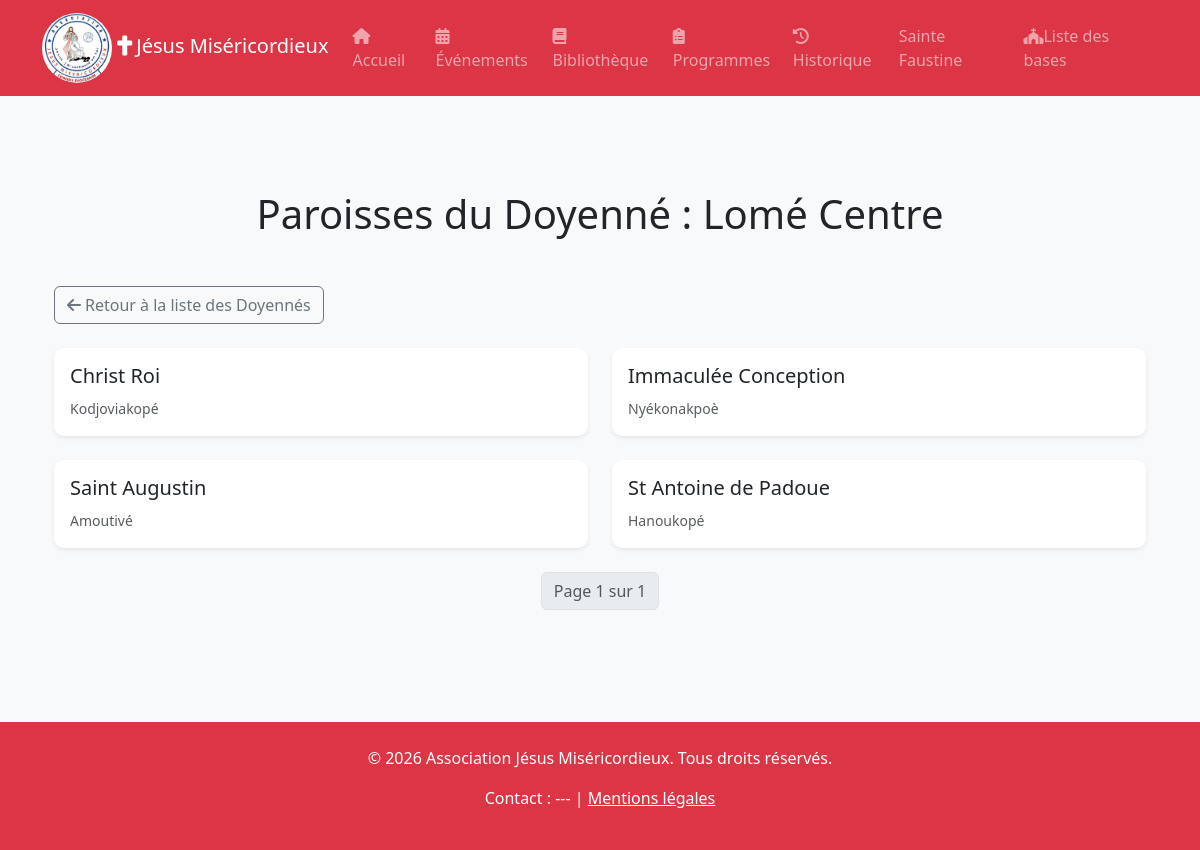
Screenshot of /parishes/doyenne/2/ with the database file from the repository.
### parishes/models.py (models this page shows, shortened)
class Doyenne(models.Model):
    name = models.CharField(max_length=200, verbose_name="Nom du Doyenné")
    created_at = models.DateTimeField(auto_now_add=True, verbose_name="Créé le")

class Parish(models.Model):
    name = models.CharField(max_length=200, verbose_name="Nom de la Paroisse")
    location = models.CharField(max_length=200, verbose_name="Localisation/Quartier")
    doyenne = models.ForeignKey(Doyenne, on_delete=models.CASCADE, related_name='parishes', verbose_name="Doyenné", blank=True, null=True)
    image = models.ImageField(upload_to='parishes/', verbose_name="Image", blank=True, null=True)
    created_at = models.DateTimeField(auto_now_add=True, verbose_name="Créé le")

### parishes/views.py (the view)
# urls.py: path('doyenne/<int:doyenne_id>/', views.doyenne_detail, name='doyenne_detail'),
def doyenne_detail(request, doyenne_id):
    doyenne = get_object_or_404(Doyenne.objects.prefetch_related('parishes'), id=doyenne_id)
    parishes_list = doyenne.parishes.all().order_by('name')
    paginator = Paginator(parishes_list, 10)  # Affiche 10 paroisses par page
    page_number = request.GET.get('page')
    parishes = paginator.get_page(page_number)
    return render(request, 'parishes/detail.html', {'doyenne': doyenne, 'parishes': parishes})

### parishes/templates/parishes/detail.html (shortened to what this page needs)
{% extends "base.html" %}
{% block content %}
<div class="container py-5">
    <h1 class="text-center mb-5">Paroisses du Doyenné : {{ doyenne.name }}</h1>
    <a href="{% url 'parishes' %}" class="btn btn-outline-secondary mb-4">
        <i class="fas fa-arrow-left me-1"></i>Retour à la liste des Doyennés
    </a>
    <div class="row">
        {% for parish in parishes %}
        <div class="col-md-6 mb-4">
            <div class="card h-100 shadow-sm">
                <div class="card-body">
                    <h5 class="card-title">{{ parish.name }}</h5>
                    <p class="card-text"><small class="text-muted">{{ parish.location }}</small></p>
                </div>
            </div>
        </div>
        {% empty %}
        <div class="col-12">
            <div class="alert alert-info">Aucune paroisse trouvée pour ce doyenné.</div>
        </div>
        {% endfor %}
    </div>
    <nav aria-label="Page navigation">
        <ul class="pagination justify-content-center">
            <li class="page-item disabled">
                <span class="page-link">
                    Page {{ parishes.number }} sur {{ parishes.paginator.num_pages }}
                </span>
            </li>
        </ul>
    </nav>
</div>
{% endblock %}

### static/css/styles.css (style rules this page uses)
:root { --primary-color: #0d6efd; --secondary-color: #6c757d; --light-color: #f8f9fa; --dark-color: #212529; }
body { font-family: 'Segoe UI', Tahoma, Geneva, Verdana, sans-serif; background-color: var(--light-color); color: var(--dark-color); padding-top: 70px; }
.card { transition: transform 0.3s, box-shadow 0.3s; border: none; border-radius: 10px; }

### rows the page displays
Doyenne: name "Lomé Centre"
Parish: name "Christ Roi", location "Kodjoviakopé"
Parish: name "Immaculée Conception", location "Nyékonakpoè"
Parish: name "Saint Augustin", location "Amoutivé"
Parish: name "St Antoine de Padoue", location "Hanoukopé"

### other values shown
{{ parishes.number }} "1"
{{ parishes.paginator.num_pages }} "1"
